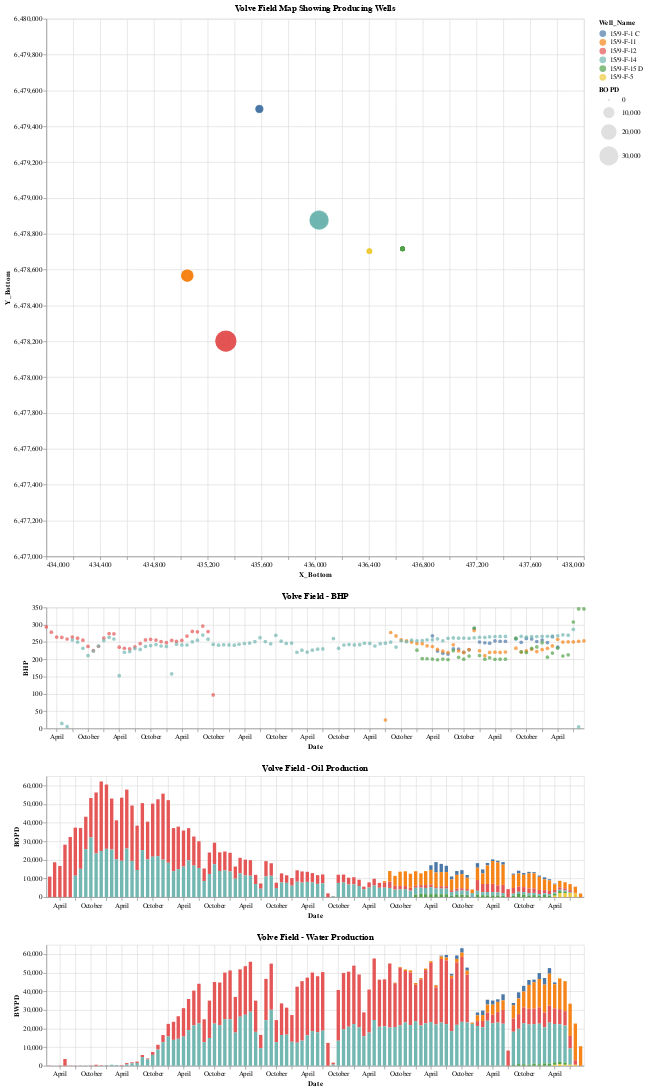

Here is the notebook cell this chart was saved with:
### Markdown cell above
### Map with interactivity from Map on Production and BHP data
#### 2 maps to show interactivity

### Code cell
interval = alt.selection_interval()
base = alt.Chart(df).mark_circle().encode(
    alt.X('X_Bottom:Q',
            scale=alt.Scale(domain=(434000, 438000))
        ),
    alt.Y('Y_Bottom',
            scale=alt.Scale(domain=(6477000, 6480000))),

    #x='XX_Bottom',
    #scale=alt.Scale(zero=False)),
    #size='BOPD',
    size=alt.Size('BOPD:Q', scale=alt.Scale(range=[10, 1000])),

    #label='Well_Name',
    color=alt.condition(interval, 'Well_Name', alt.value('lightgray')),
    tooltip='Well_Name',
).properties(
    title='Volve Field Map Showing Producing Wells',
    width=800,
    height=800,

    selection=interval
)



text = base.mark_text(align='left', dx=5, dy=-5).encode(
text='Well_Name'
)




bhp = alt.Chart(df).mark_circle().encode(
    x='Date',
    y='BHP',
    color='Well_Name:O'
    #color='BOPD:Q'
).properties(
    title='Volve Field - BHP',
    width=800,
    height=180,
    selection=interval
).transform_filter(
    interval
)



hist = alt.Chart(df).mark_bar().encode(
    x='Date',
    y='BOPD',
    color='Well_Name'
).properties(
    title='Volve Field - Oil Production',
    width=800,
    height=180,
    #selection=interval
).transform_filter(
    interval
)

hist2 = alt.Chart(df).mark_bar().encode(
    x='Date',
    y='BWPD',
    color='Well_Name:O'
    #color='BOPD:Q'
).properties(
    title='Volve Field - Water Production',
    width=800,
    height=180,
    #selection=interval
).transform_filter(
    interval
)



#scatter = base.encode(y='YY_Bottom') | base.encode(y='YY_Bottom',size='BWPD:Q')
#scatter = base.encode(y='YY_Bottom',size=alt.Size('BOPD:Q')) | base.encode(y='YY_Bottom',size=alt.Size('BWPD:Q'))
#scatter = base.encode(y='YY_Bottom')









base  & bhp & hist & hist2

### Figure 1 — Vega-Lite specification as saved in the notebook (floating-point values rounded to 4 significant figures; data arrays with more than 128 entries replaced by an {"elided": "..."} marker saying what was removed)
{"config": {"view": {"continuousWidth": 400, "continuousHeight": 300}}, "vconcat": [{"mark": "circle", "encoding": {"color": {"condition": {"field": "Well_Name", "type": "nominal", "selection": "selector005"}, "value": "lightgray"}, "size": {"field": "BOPD", "scale": {"range": [10, 1000]}, "type": "quantitative"}, "tooltip": {"field": "Well_Name", "type": "nominal"}, "x": {"field": "X_Bottom", "scale": {"domain": [434000, 438000]}, "type": "quantitative"}, "y": {"field": "Y_Bottom", "scale": {"domain": [6477000, 6480000]}, "type": "quantitative"}}, "height": 800, "selection": {"selector005": {"type": "interval"}}, "title": "Volve Field Map Showing Producing Wells", "width": 800}, {"mark": "circle", "encoding": {"color": {"field": "Well_Name", "type": "ordinal"}, "x": {"field": "Date", "type": "temporal"}, "y": {"field": "BHP", "type": "quantitative"}}, "height": 180, "selection": {"selector005": {"type": "interval"}}, "title": "Volve Field - BHP", "transform": [{"filter": {"selection": "selector005"}}], "width": 800}, {"mark": "bar", "encoding": {"color": {"field": "Well_Name", "type": "nominal"}, "x": {"field": "Date", "type": "temporal"}, "y": {"field": "BOPD", "type": "quantitative"}}, "height": 180, "title": "Volve Field - Oil Production", "transform": [{"filter": {"selection": "selector005"}}], "width": 800}, {"mark": "bar", "encoding": {"color": {"field": "Well_Name", "type": "ordinal"}, "x": {"field": "Date", "type": "temporal"}, "y": {"field": "BWPD", "type": "quantitative"}}, "height": 180, "title": "Volve Field - Water Production", "transform": [{"filter": {"selection": "selector005"}}], "width": 800}], "data": {"name": "data-8803c0ed2ee0bdd662a68a804b5561d5"}, "$schema": "https://vega.github.io/schema/vega-lite/v4.17.0.json", "datasets": {"data-8803c0ed2ee0bdd662a68a804b5561d5": {"elided": "302 records"}}}
